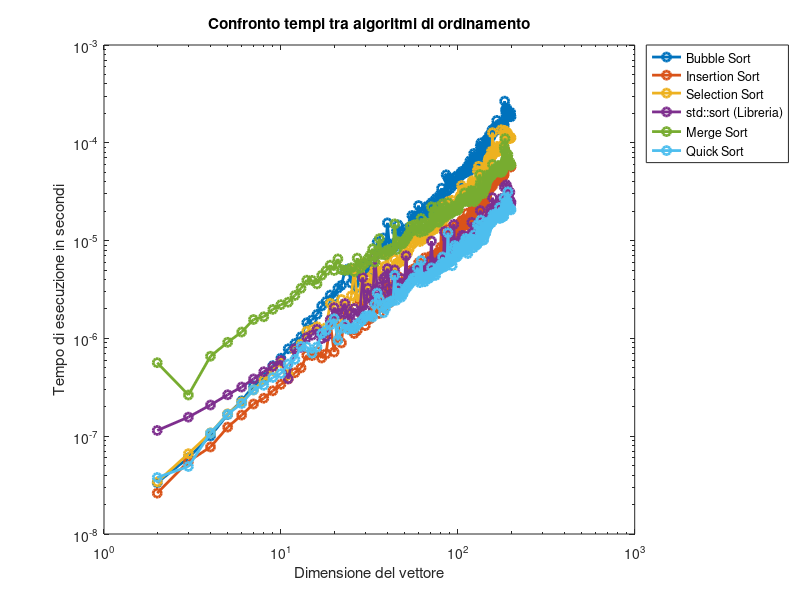

MATLAB code for this plot:
dati_tempi = load("tempi_matlab.txt");

N = dati_tempi(:, 1);
tempo_bubble=dati_tempi(:,2);
tempo_insertion=dati_tempi(:,3);
tempo_selection=dati_tempi(:,4);
tempo_std=dati_tempi(:,5);
tempo_merge=dati_tempi(:, 6);
tempo_quick=dati_tempi(:, 7);

figure;
loglog(N, tempo_bubble, "-o", "LineWidth", 2);
hold on;
loglog(N, tempo_insertion, "-o", "LineWidth", 2);
loglog(N, tempo_selection, "-o", "LineWidth", 2);
loglog(N, tempo_std, "-o", "LineWidth", 2);
loglog(N, tempo_merge, "-o", "LineWidth", 2);
loglog(N, tempo_quick, "-o", "LineWidth", 2);

xlabel("Dimensione del vettore");
ylabel("Tempo di esecuzione in secondi");
title("Confronto tempi tra algoritmi di ordinamento")

legend("Bubble Sort", "Insertion Sort", "Selection Sort","std::sort (Libreria)", "Merge Sort", "Quick Sort", "Location", "northeastoutside");
